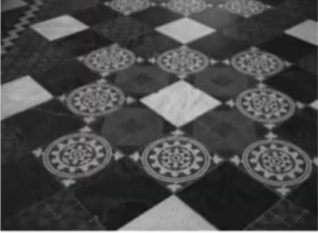
#> input picture src/projectiveImage.png, 318 x 233 px
$ jupyter execute Kashi.ipynb
#> lines starting #> are read from the running program, lines starting #| are printed output that depends on the picture
[cell 1]
import cv2
import numpy as np
import matplotlib.pyplot as plt
image = cv2.imread('../src/projectiveImage.png')
#> image is the input picture: shape (233, 318, 3); mean B, G, R 73.8, 73.8, 73.8

# [12 lines of commented-out code are left out]

[cell 2]
def AffineRecover(point, l1, l2, l3):
    Hpt = np.array([
        [1, 0,  -l1/l3],
        [0, 1,  -l2/l3],
        [0, 0,  1/l3]
    ]).astype('float32')

    Hprime = affinity() @ np.linalg.inv(Hpt).T


    transform_point= Hprime @ np.array(point).T
    if transform_point[2] == 0: transform_point[2] = 1
    transform_point = [transform_point[0]/transform_point[2], transform_point[1]/transform_point[2], 1]
    return transform_point


def affinity(theta=0, phi=0, lambda1=1, lambda2=1, tx=0, ty=0):
    D = np.array([
        [lambda1, 0],
        [0, lambda2]
    ])
    A = R(theta) @ R(-phi) @ D @ R(phi)
    aff_mat = np.array([
        [A[0][0], A[0][1], tx],
        [A[1][0], A[1][1], ty],
        [0,       0,        1]
    ])
    return aff_mat

def R(angle):
    angle = np.pi * angle / 180
    R = np.array([
        [np.cos(angle), -1*np.sin(angle)],
        [np.sin(angle), np.cos(angle)]
    ])
    return R

[cell 3]
p1=[100,139,1]
p2=[128,178,1]
p3=[103,222,1]
p4=[78, 182,1]

l1=np.cross(p1,p2).astype('float32')
l2=np.cross(p3,p4).astype('float32')

l3=np.cross(p1,p4).astype('float32')
l4=np.cross(p2,p3).astype('float32')

point1=np.cross(l1,l2).astype('float32')
point2=np.cross(l3,l4).astype('float32')

L=np.cross(point1,point2).astype('float32')
L[0]=L[0]/L[2]
L[1]=L[1]/L[2]
L[2]=1
print(L)

[cell 4]
import cv2
im = cv2.imread('../src/projectiveImage.png', cv2.IMREAD_GRAYSCALE)
#> im: shape (233, 318); min 18, max 252, mean 73.7
print(im.shape)
#| (233, 318)
print(im)
#> (printed output is left out)
plt.imshow(im, cmap='gray', vmin=0, vmax=255)
plt.show()

[cell 5]
def AffineRecoverInv(point, l1, l2, l3):
    Hpt = np.array([
        [1, 0,  -l1/l3],
        [0, 1,  -l2/l3],
        [0, 0,  1/l3]
    ]).astype('float32')

    Hprime = affinity() @ np.linalg.inv(Hpt).T

    transform_point = np.linalg.inv(Hprime) @ np.array(point)
    if transform_point[2] == 0: transform_point[2] = 1
    transform_point = [transform_point[0]/transform_point[2], transform_point[1]/transform_point[2], 1]
    return transform_point[0], transform_point[1]

def affinity(theta=0, phi=0, lambda1=1, lambda2=1, tx=0, ty=0):
    D = np.array([
        [lambda1, 0],
        [0, lambda2]
    ])
    A = R(theta) @ R(-phi) @ D @ R(phi)
    aff_mat = np.array([
        [A[0][0], A[0][1], tx],
        [A[1][0], A[1][1], ty],
        [0,       0,        1]
    ])
    return aff_mat

def R(angle):
    angle = np.pi * angle / 180
    R = np.array([
        [np.cos(angle), -1*np.sin(angle)],
        [np.sin(angle), np.cos(angle)]
    ])
    return R

new_img_type = np.zeros_like(im)
for i in range(0, im.shape[0]):
    for j in range(0, im.shape[1]):
        i_im, j_im = AffineRecoverInv([i,j,1],L[0],L[1],L[2])
        # print(i_im,j_im)
        if 0<i_im < im.shape[0]-1 and 0<j_im < im.shape[1]-1:
            new_img_type[i,j] = im[round(i_im), round(j_im)]
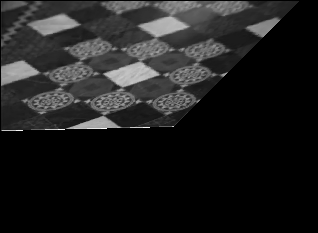
#> new_img_type: shape (233, 318); min 0, max 250, mean 30.2

print(new_img_type)
#> (printed output is left out)
plt.imshow(new_img_type, cmap='gray', vmin=0, vmax=255)
plt.show()

[cell 6]
new_img_type = []
for i in range(233):
    for j in range(318):
        new_point = AffineRecover([i,j,1],L[0],L[1],L[2])
        i_new = int(new_point[0])
        j_new = int(new_point[1])
        new_img_type.append([i_new, j_new, im[i][j]])
new_img_type = np.array(new_img_type)
X, Y, C = zip(*new_img_type)

X -= np.min(X)
Y -= np.min(Y)


X = np.array(X)
Y = np.array(Y)
C = np.array(C)

normaled_X = np.where(X<3000)

X = X[normaled_X]
Y = Y[normaled_X]
C = C[normaled_X]

normaled_Y = np.where(Y<3000)

X = X[normaled_Y]
Y = Y[normaled_Y]
C = C[normaled_Y]

matrix_shape = (np.max(X) + 1, np.max(Y) + 1)
result_matrix = np.zeros(matrix_shape)


result_matrix[X, Y] = C
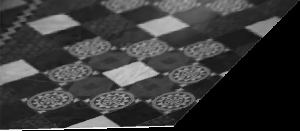
#> result_matrix: shape (131, 300) float64; min 0, max 252, mean 58.4

result_matrix = np.array(result_matrix)
# result_matrix = result_matrix[:300, :300]

plt.imshow(result_matrix, cmap='gray', vmin=0, vmax=255)
plt.show()
